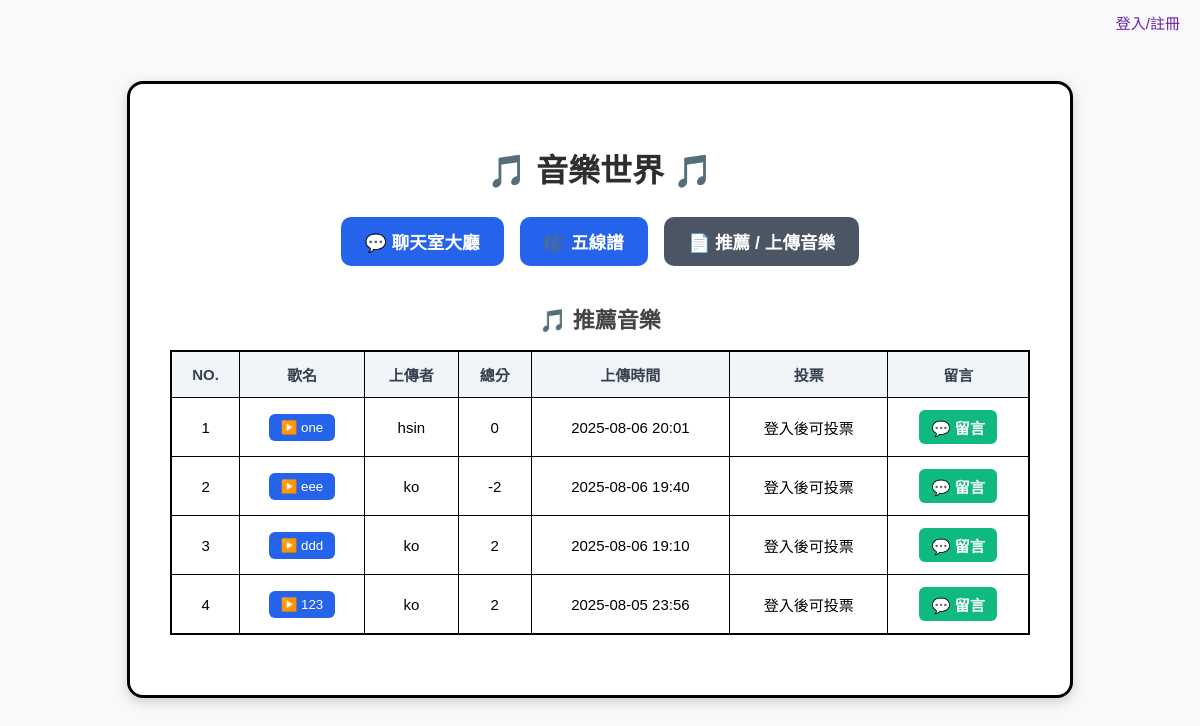
The page / on the database its author committed.
### myapp/models.py (models this page shows, shortened)
class Music(models.Model):
    title = models.CharField(max_length=200)
    description = models.TextField(blank=True)
    audio_file = models.FileField(upload_to='music/')
    created_at = models.DateTimeField(auto_now_add=True)
    uploader = models.ForeignKey(get_user_model(), on_delete=models.CASCADE)
    def vote_score(self):
        return self.votes.aggregate(score=models.Sum('value'))['score'] or 0

class CustomUser(AbstractUser):
    ROLE_CHOICES = (
        ('member', '一般會員'),
        ('creator', '創作者'),
        ('admin', '後台管理者'),
    )
    role = models.CharField(max_length=10, choices=ROLE_CHOICES, default='member')
    nickname = models.CharField(max_length=50, blank=True)
    email = models.EmailField()
    phone = models.CharField(max_length=20, blank=True)
    birth_date = models.DateField(null=True, blank=True)

### myapp/views.py (the view)
# urls.py: 2. Add a URL to urlpatterns:  path('', views.home, name='home')
def home(request):
    music_list = Music.objects.all().order_by('-created_at')
    paginator = Paginator(music_list, 10)
    page_number = request.GET.get('page')
    page_obj = paginator.get_page(page_number)
    if request.method == 'POST' and 'comment_submit' in request.POST:
        comment_form = CommentForm(request.POST)
        music_id = request.POST.get('music_id')
        music = get_object_or_404(Music, id=music_id)
        if comment_form.is_valid():
            comment = comment_form.save(commit=False)
            comment.user = request.user
            comment.music = music
            comment.save()
            messages.success(request, '留言成功！')
            return redirect('home')  # 回首頁
    else:
        comment_form = CommentForm()
    return render(request, 'home.html', {
        'page_obj': page_obj,
        'comment_form': comment_form,
    })

### myapp/templates/home.html (shortened to what this page needs)
<!DOCTYPE html>
<html lang="zh-Hant">
<head>
</head>
<body>
  <div class="auth-bar">
    {% if user.is_authenticated %}
      你好, <b>{{ user.username }}</b>！<a href="{% url 'logout' %}">登出</a>
    {% else %}
      <a href="{% url 'login' %}">登入/註冊</a>
    {% endif %}
  </div>
  <div class="container">
    <h1>🎵 音樂世界 🎵</h1>
    <div class="btn-group">
      <a href="{% url 'chat-room' 1 %}">💬 聊天室大廳</a>
      <a href="{% url 'melody' %}">🎼 五線譜</a>
      <a href="{% url 'upload_music' %}" class="upload">📄 推薦 / 上傳音樂</a>
    </div>
    <h2>🎵 推薦音樂</h2>
    <table>
      <thead>
        <tr>
          <th>NO.</th>
          <th>歌名</th>
          <th>上傳者</th>
          <th>總分</th>
          <th>上傳時間</th>
          <th>投票</th>
          <th>留言</th>
        </tr>
      </thead>
      <tbody>
        {% for music in page_obj %}
        <tr>
          <td>{{ forloop.counter0|add:page_obj.start_index }}</td>
            <td>
            <button onclick="openPlayer('{{ music.title }}', '{{ music.audio_file.url }}')" style="background: #2563eb; color: white; padding: 6px 12px; border: none; border-radius: 6px; cursor: pointer;">
                ▶️ {{ music.title }}
            </button>
            </td>
          <td>{{ music.uploader.username }}</td>
          <td>{{ music.vote_score|default:0 }}</td>
          <td>{{ music.created_at|date:"Y-m-d H:i" }}</td>
          <td>
            {% if user.is_authenticated %}
              <form action="{% url 'vote' music.id %}" method="post" class="vote-form">
                {% csrf_token %}
                <input type="hidden" name="value" value="1">
                <button>👍</button>
              </form>
              <form action="{% url 'vote' music.id %}" method="post" class="vote-form">
                {% csrf_token %}
                <input type="hidden" name="value" value="-1">
                <button>👎</button>
              </form>
            {% else %}
              <span>登入後可投票</span>
            {% endif %}
          </td>
          <td class="comment-btn">
            <a href="{% url 'music_detail' music.pk %}">💬 留言</a>
          </td>
        </tr>
        {% empty %}
        <tr><td colspan="7">暫無音樂</td></tr>
        {% endfor %}
      </tbody>
    </table>
  </div>
</body>
</html>

### myapp/templates/home.html (style rules this page uses)
body { font-family: '微軟正黑體', Arial, sans-serif; background: #f9f9fb; margin: 0; }
.container { max-width: 860px; margin: 48px auto; background: white; border-radius: 16px; box-shadow: 0 4px 12px #ccc; padding: 40px; border: 3px solid #000; }
h1 { font-size: 32px; color: #2e2e2e; text-align: center; margin-bottom: 20px; }
h2 { font-size: 22px; color: #444; margin: 30px 0 16px 0; font-weight: bold; text-align: center; }
.btn-group { text-align: center; margin-bottom: 24px; }
.btn-group a { display: inline-block; background: #2563eb; color: white; padding: 12px 24px; border-radius: 10px; text-decoration: none; font-weight: bold; font-size: 1.1rem; margin: 6px; transition: background 0.3s; }
.btn-group a.upload { background: #4b5563; }
table { width: 100%; border-collapse: collapse; border: 2px solid black; }
th, td { padding: 12px 10px; border: 1px solid #000; text-align: center; font-size: 15px; }
th { background: #f1f5f9; color: #374151; }
.auth-bar { text-align: right; margin: 12px 20px 0 0; font-size: 15px; }
.auth-bar a { color: #6b21a8; text-decoration: none; }
.comment-btn a { display: inline-block; padding: 6px 12px; background: #10b981; color: white; border-radius: 6px; font-size: 0.95rem; font-weight: bold; text-decoration: none; }

### rows shown on the page
Music: title "one", uploader.username "hsin", vote_score "0", created_at "2025-08-06 20:01"
Music: title "eee", uploader.username "ko", vote_score "-2", created_at "2025-08-06 19:40"
Music: title "ddd", uploader.username "ko", vote_score "2", created_at "2025-08-06 19:10"
Music: title "123", uploader.username "ko", vote_score "2", created_at "2025-08-05 23:56"
